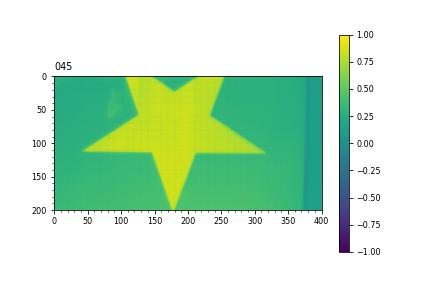
#> input picture 5.16/new  0_45.jpg, 432 x 288 px, given in place of 0.tif, which was not available
$ python bathReadImage.py
#> lines starting #> are read from the running program, lines starting #| are printed output that depends on the picture; pictures that were not available may be replaced by others from this repository, and a replacement may not be noted
# -*- coding: utf-8 -*-
"""
Created on Wed Feb 14 11:28:11 2024

@author: SG
"""
import cv2
import os
import numpy as np
import matplotlib.pyplot as plt
from openpyxl import Workbook, load_workbook
import time


os.chdir("C:/Users/Laboratorio/AutoMeasureLCwithPolorizationCamera/4.29onlyKLC3TwoVols/5safternoon")
excelName=input("please input a filename for saving data:")
#> the answer given: 5.16/new  0_45.jpg
start_time = time.time()
filename=0
maxinumber=9 # this value is for the upper bound in the reading imgae loop
while filename<maxinumber+1:

    im=cv2.imread(str(filename)+".tif")
#> im is the input picture: shape (288, 432, 3); mean B, G, R 204.1, 230.5, 200.2
    im1=im[:,:,1] # green channel
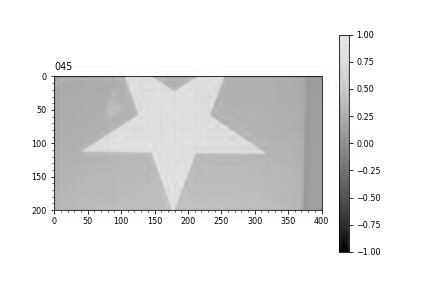
#> im1: shape (288, 432); min 0, max 255, mean 230.5
    print(filename)
    im45withlabel=im1[1150:1850,250:1050]
#> im45withlabel = empty array
    im_45withlabel=im1[100:800,1470:2170]
#> im_45withlabel = empty array

    im45=im45withlabel[110:610,100:600]
#> im45 = empty array
    im_45=im_45withlabel[130:630,100:600] # adjust these arraies to make the light in the center
#> im_45 = empty array
    plt.subplot(2, 2, 1)
    plt.imshow(im45withlabel)
    plt.title('+45')
    plt.subplot(2, 2, 2)
    plt.imshow(im_45withlabel)
    plt.title('-45')

    plt.subplot(2, 2, 3)
    plt.imshow(im45)
    plt.title('+45')
    plt.subplot(2, 2, 4)
    plt.imshow(im_45)
    plt.title('-45')


    def calIntensity(row, col,x,y,r,pol):
        count=0
        sumintensity=0 # for sum work here it should be 0
        for i in range(rows):
            for j in range(cols):
                distance_squared = (i - x0) ** 2 + (j - y0) ** 2
                if distance_squared < r ** 2:
                    if pol=="45":
                        sumintensity += im45[i, j]
                    else:
                        sumintensity += im_45[i, j]
                    count+=1
                    return sumintensity/count

        print(f"The sum of the intensity id {sumintensity} and the number of the pixel is {count} ")
        print(f"Then the average of the intensity is {sumintensity/count:.2f}")

    # print("For +45")
    rows, cols = np.shape(im45)
#> rows = 0; cols = 82
    x0,y0=rows/2,cols/2
#> x0 = 0; y0 = 41
    r=20
    cal45=calIntensity(rows, cols, x0, y0, r,"45")
#> after the loop in calIntensity, `for i in range(rows):`: count = 0
#| The sum of the intensity id 0 and the number of the pixel is 0
#> (the run stopped early here; a loop or call above may not have finished)

$ run again, on 5.16/new  0_90.jpg
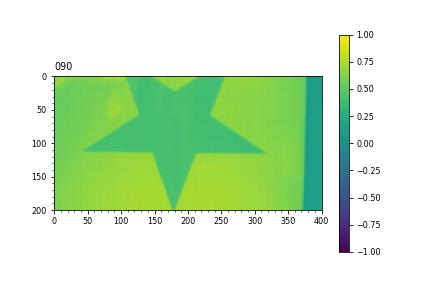
#> input picture 5.16/new  0_90.jpg, 432 x 288 px, given in place of 0.tif, which was not available
#> im is the input picture: shape (288, 432, 3); mean B, G, R 199.9, 234.1, 207.8
#> `im1=im[:,:,1]`:
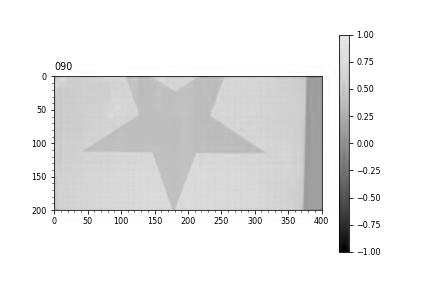
#> im1: shape (288, 432); min 0, max 255, mean 234.1
#> im45withlabel = empty array
#> after the loop in calIntensity, `for i in range(rows):`: count = 0
#| The sum of the intensity id 0 and the number of the pixel is 0

$ run again, on 5.16/new  0_S0_D+A.jpg
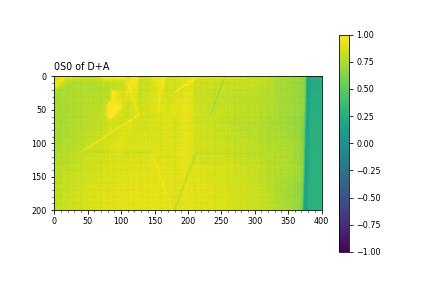
#> input picture 5.16/new  0_S0_D+A.jpg, 432 x 288 px, given in place of 0.tif, which was not available
#> im is the input picture: shape (288, 432, 3); mean B, G, R 187.1, 238.7, 229.4
#> `im1=im[:,:,1]`:
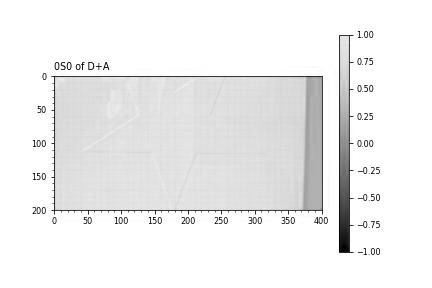
#> im1: shape (288, 432); min 0, max 255, mean 238.7
#> im45withlabel = empty array
#> after the loop in calIntensity, `for i in range(rows):`: count = 0
#| The sum of the intensity id 0 and the number of the pixel is 0
